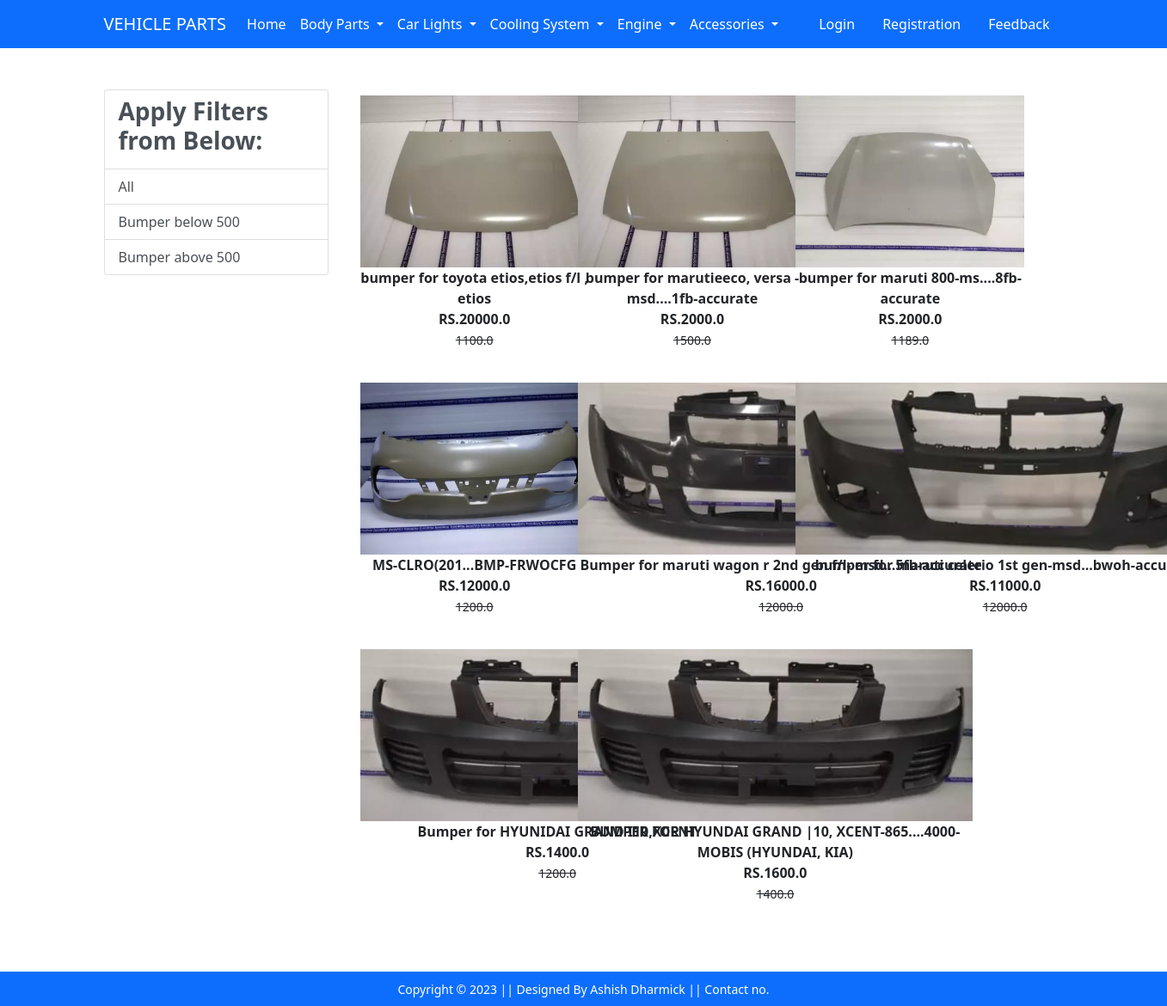
The page /bumper/ on the database its author committed.
### vehicleparts/models.py (models this page shows, shortened)
class Product(models.Model):
    title = models.CharField(max_length=100)
    selling_price = models.FloatField()
    discounted_price = models.FloatField()
    description = models.TextField()
    brand = models.CharField(max_length=100)
    category = models.CharField(choices=CATEGORY_CHOICES, max_length=5)
    stock = models.CharField(max_length=5)
    product_image = models.ImageField(upload_to="productimg")

### vehicleparts/views.py (the view)
# urls.py: path('bumper/', views.bumper, name='bumper'),
def bumper(request, data=None):
    totalitem = 0
    if data == None:
        bumper = Product.objects.filter(category='bu')
    elif data == 'below':
        bumper = Product.objects.filter(category='bu').filter(discounted_price__lt=500)
    elif data == 'above':
        bumper = Product.objects.filter(category='bu').filter(discounted_price__gt=500)
    if request.user.is_authenticated:
        totalitem = len(Cart.objects.filter(user=request.user))
    return render(request, 'bumper.html', {'bumper': bumper, 'totalitem': totalitem})

### vehicleparts/templates/bumper.html (shortened to what this page needs)
{% extends 'base.html' %}
{% load static %}
{% block main-content %}
<body>
<div class="container my-5 ">
 <div class="row">
  <div class="col-sm-3">
    <div class="list-group">
        <a href="#" class="list-group-item
         list-group-item-action" aria-current="true" ><h3 class="fw-bold">Apply Filters from Below:</h3></a>
        <a href="{% url 'bumper' %}" class="list-group-item
         list-group-item-action" aria-current="true">All</a>
         <a href="{% url 'bumperdata' 'below' %}" class="list-group-item
         list-group-item-action" aria-current="true">Bumper below 500</a>
         <a href="{% url 'bumperdata' 'above' %}" class="list-group-item
         list-group-item-action" aria-current="true">Bumper above 500</a>
    </div>
  </div>
  <div class="col-sm-8">
      <div class="row">
          {% for product in bumper %}
           <div class="col-sm-4 text-center mb-4">
               <a href="{% url 'product-detail' product.id %}" class="btn">
                   <div class="item">
                       <img src="{{product.product_image.url}}" alt="" height="200" class="">
                       <div class="fw-bold">{{product.description}}</div>
                       <div class="fw-bold">RS.{{product.discounted_price}}</div>
                       <small class="fw-light text-decoration-line-through">{{product.selling_price}}</small>
                   </div>
                </a>
            </div>
            {% endfor %}
        </div>
  </div>
 </div>
</div>
</body>
{% endblock main-content %}

### vehicleparts/templates/base.html (shortened to what this page needs)
<!doctype html>
{% load static %}
<html lang="en">
  <head>
    <link href="https://cdn.jsdelivr.net/npm/bootstrap@5.0.0-beta1/dist/css/bootstrap.min.css" rel="stylesheet">
    <link rel="stylesheet" href="{% static 'app/css/owl.carousel.min.css' %}">
    <link rel="stylesheet" href="{% static 'app/css/all.min.css' %}">
    <link rel="stylesheet" href="{% static 'app/css/style.css' %}">
  </head>
  <body>
    <nav class="navbar navbar-expand-lg navbar-dark bg-primary">
     <div class="container">
       <a class="navbar-brand" href="/">VEHICLE PARTS</a>
       <div class="collapse navbar-collapse" id="navbarSupportedContent">
         <ul class="navbar-nav me-auto mb-2 mb-lg-0">
           <li class="nav-item">
             <a class="nav-link active" aria-current="page" href="/">Home</a>
           </li>
           <li class="nav-item dropdown">
             <a class="nav-link dropdown-toggle text-white" href="#" role="button" data-bs-toggle="dropdown" aria-expanded="false">
               Body Parts
             </a>
           </li>
           <li class="nav-item dropdown">
            <a class="nav-link dropdown-toggle text-white" href="#" id="fashionDropdown" role="button" data-bs-toggle="dropdown" aria-expanded="false">
              Car Lights
            </a>
          </li>
               <li class="nav-item dropdown">
            <a class="nav-link dropdown-toggle text-white" href="#" id="fashionDropdown" role="button" data-bs-toggle="dropdown" aria-expanded="false">
              Cooling System
            </a>
          </li>
 <li class="nav-item dropdown">
            <a class="nav-link dropdown-toggle text-white" href="#" id="fashionDropdown" role="button" data-bs-toggle="dropdown" aria-expanded="false">
              Engine
            </a>
          </li>
             <li class="nav-item dropdown">
            <a class="nav-link dropdown-toggle text-white" href="#" id="fashionDropdown" role="button" data-bs-toggle="dropdown" aria-expanded="false">
              Accessories
            </a>
          </li>
         </ul>
      </div>
         <div>
          <ul class="navbar-nav me-auto mb-2 mb-lg-0">
            {%if request.user.is_authenticated %}
           <li class="nav-item dropdown mx-2">
              <a class="nav-link dropdown-toggle text-white" href="#" id="profileDropdown" role="button" data-bs-toggle="dropdown" aria-expanded="false">
                {{request.user.username|capfirst}}
              </a>
              <ul class="dropdown-menu" aria-labelledby="profileDropdown">
                <li><a class="dropdown-item" href="{% url 'profile' %}">Profile</a></li>
                <li><a class="dropdown-item" href="{% url 'orders' %}">Orders</a></li>
                <li><a class="dropdown-item" href="{% url 'passwordchange' %}">Change Password</a></li>
                <li><a class="dropdown-item" href="{% url 'logout' %}">Logout</a></li>
              </ul>
            </li>
            <li class="nav-item mx-2">
             <a href="{% url 'cart' %}" class="nav-link text-white"><span class="badge bg-danger">{{totalitem}}</span>Cart</a>
            </li>
               <li class="nav-item mx-2">
                   <a class="nav-link text-white" href="{% url 'feedbacks' %}">Feedback</a>
            </li>
             {% else %}
            <li class="nav-item mx-2">
             <a href="{% url 'login' %}" class="nav-link text-white">Login</a>
            </li>
            <li class="nav-item mx-2">
             <a href="{% url 'customerregistration' %}" class="nav-link text-white">Registration</a>
            </li>
              <li class="nav-item mx-2">
                   <a class="nav-link text-white" href="{% url 'feedbacks' %}">Feedback</a>
            </li>
            {% endif %}
          </ul>
         </div>
       </div>
    </nav>
    {% block main-content %} {% endblock main-content %}
    <footer class="container-fluid bg-primary text-center p-2 mt-5">
        <small class="text-white">Copyright &copy; 2023 || Designed By Ashish Dharmick || Contact no.    </small>
    </footer>
  </body>
</html>

### rows shown on the page
Product: product_image (picture), description "bumper for toyota etios,etios f/l , etios", discounted_price "20000.0", selling_price "1100.0"
Product: product_image (picture), description "bumper for marutieeco, versa - msd....1fb-accurate", discounted_price "2000.0", selling_price "1500.0"
Product: product_image (picture), description "bumper for maruti 800-ms....8fb-accurate", discounted_price "2000.0", selling_price "1189.0"
Product: product_image (picture), description "MS-CLRO(201...BMP-FRWOCFG", discounted_price "12000.0", selling_price "1200.0"
Product: product_image (picture), description "Bumper for maruti wagon r 2nd gen f/l- msd...5fb-accurate", discounted_price "16000.0", selling_price "12000.0"
Product: product_image (picture), description "bumper for maruti celerio 1st…", discounted_price "11000.0", selling_price "12000.0"
Product: product_image (picture), description "Bumper for HYUNIDAI GRAND I10,XCENT", discounted_price "1400.0", selling_price "1200.0"
Product: product_image (picture), description "BUMPER FOR HYUNDAI GRAND |10, XCENT-865....4000-MOBIS (HYUNDAI, KIA)", discounted_price "1600.0", selling_price "1400.0"
